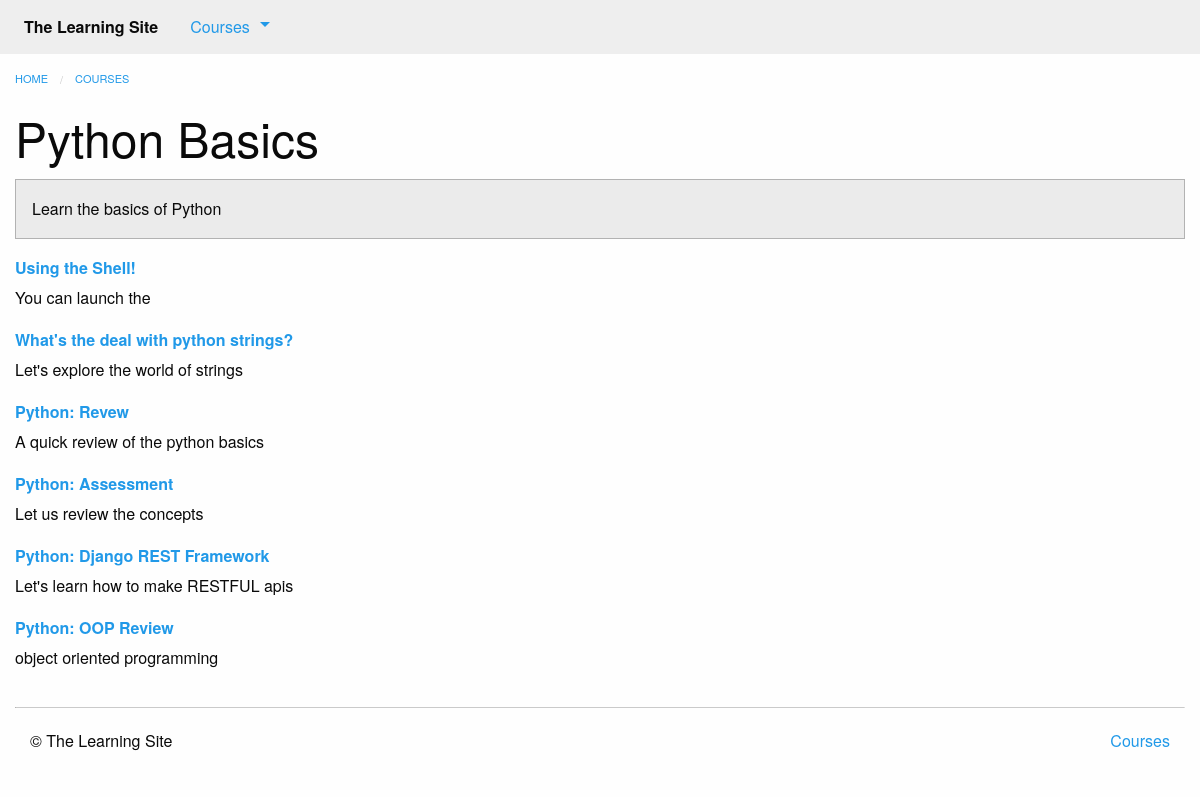
/courses/1, run on the app's committed database.
### courses/models.py (models this page shows, shortened)
class Course(models.Model):
    created_at = models.DateTimeField(auto_now_add=True)
    title = models.CharField(max_length=255)
    description = models.TextField()

class Step(models.Model):
    title = models.CharField(max_length=255)
    description = models.TextField()
    order = models.IntegerField(default=0)
    course = models.ForeignKey(Course, on_delete=models.CASCADE)
    class Meta:
        abstract = True
        ordering = ['order', ]

class Text(Step):
    content = models.TextField(blank=True, default='')
    def get_absolute_url(self):
        return reverse('courses:text', kwargs={'course_pk': self.course_id, 'step_pk': self.id})

class Quiz(Step):
    total_questions = models.IntegerField(default=4)
    class Meta:
        verbose_name_plural = "Quizzes"
    def get_absolute_url(self):
        return reverse('courses:quiz', kwargs={'course_pk': self.course_id, 'step_pk': self.id})

### courses/views.py (the view)
# urls.py: path('<int:pk>', views.course_detail, name='detail'),
def course_detail(request, pk):
    course = get_object_or_404(models.Course, pk=pk)
    steps = sorted(chain(course.text_set.all(), course.quiz_set.all()),
                   key=lambda step: step.order)
    return render(request, 'courses/course_detail.html', {
            'course': course,
            'steps': steps
        })

### courses/templatetags/course_extras.py (called while the page is built)
@register.inclusion_tag('courses/course_nav.html')
def nav_courses_list():
    courses = Course.objects.all()[:5]
    return {'courses': courses}

@register.filter('markdown_to_html')
def markdown_to_html(markdown_text):
    html_body = markdown2.markdown(markdown_text)
    return mark_safe(html_body)

### courses/templates/courses/course_detail.html (shortened to what this page needs)
{% extends "courses/layout.html" %}
{% load course_extras %}
{% block content %}
    <div class="row columns">
        {{ block.super }}
        <article>
            <h1 class="">{{ course.title }}</h1>
            <div class="callout secondary">
                {{ course.description|markdown_to_html }}
            </div>
            <dl>
                {% for step in steps %}
                    <dt>
                        <a href="{{ step.get_absolute_url }}">{{ step.title }}</a>
                    </dt>
                    <dd>{{ step.description|markdown_to_html }}</dd>
                {% endfor %}
            </dl>
        </article>
    </div>
{% endblock %}

### data on the page
Course: title "Python Basics", description "Learn the basics of Python"
Text: title "Using the Shell!", description "You can launch the"
Text: title "What's the deal with python strings?", description "Let's explore the world of strings"
Quiz: title "Python: Revew", description "A quick review of the python basics"
Quiz: title "Python: Assessment", description "Let us review the concepts"
Quiz: title "Python: Django REST Framework", description "Let's learn how to make RESTFUL apis"
Quiz: title "Python: OOP Review", description "object oriented programming"
